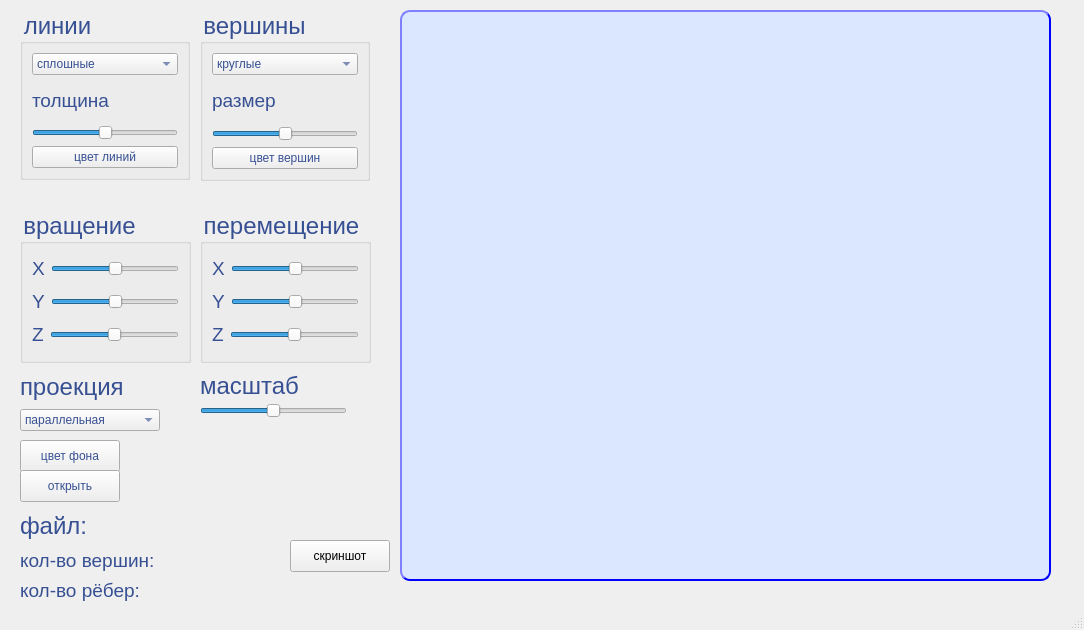
<?xml version="1.0" encoding="UTF-8"?>
<ui version="4.0">
 <class>MainWindow</class>
 <widget class="QMainWindow" name="MainWindow">
  <property name="geometry">
   <rect>
    <x>0</x>
    <y>0</y>
    <width>1084</width>
    <height>630</height>
   </rect>
  </property>
  <property name="windowTitle">
   <string>3DViewer</string>
  </property>
  <widget class="QWidget" name="centralwidget">
   <widget class="Viewer" name="widget" native="true">
    <property name="geometry">
     <rect>
      <x>400</x>
      <y>10</y>
      <width>651</width>
      <height>571</height>
     </rect>
    </property>
    <property name="styleSheet">
     <string notr="true">background-color:rgb(219, 231, 254);
 border-style: outset;
    border-width: 2px;
    border-radius: 10px;
    border-color: blue;</string>
    </property>
   </widget>
   <widget class="QGroupBox" name="groupBox">
    <property name="geometry">
     <rect>
      <x>20</x>
      <y>10</y>
      <width>170</width>
      <height>170</height>
     </rect>
    </property>
    <property name="font">
     <font>
      <pointsize>18</pointsize>
     </font>
    </property>
    <property name="styleSheet">
     <string notr="true">color:rgb(55, 80, 147);</string>
    </property>
    <property name="title">
     <string>линии</string>
    </property>
    <layout class="QVBoxLayout" name="verticalLayout">
     <item>
      <widget class="QComboBox" name="line_type_ui">
       <item>
        <property name="text">
         <string>сплошные</string>
        </property>
       </item>
       <item>
        <property name="text">
         <string>пунктирные</string>
        </property>
       </item>
       <item>
        <property name="text">
         <string>не отображать</string>
        </property>
       </item>
      </widget>
     </item>
     <item>
      <widget class="QLabel" name="label_2">
       <property name="font">
        <font>
         <pointsize>14</pointsize>
        </font>
       </property>
       <property name="text">
        <string>толщина</string>
       </property>
      </widget>
     </item>
     <item>
      <widget class="QSlider" name="thickness">
       <property name="maximum">
        <number>100</number>
       </property>
       <property name="sliderPosition">
        <number>50</number>
       </property>
       <property name="orientation">
        <enum>Qt::Horizontal</enum>
       </property>
      </widget>
     </item>
     <item>
      <widget class="QPushButton" name="line_color">
       <property name="text">
        <string>цвет линий</string>
       </property>
      </widget>
     </item>
    </layout>
   </widget>
   <widget class="QGroupBox" name="groupBox_2">
    <property name="geometry">
     <rect>
      <x>200</x>
      <y>10</y>
      <width>170</width>
      <height>171</height>
     </rect>
    </property>
    <property name="font">
     <font>
      <pointsize>18</pointsize>
     </font>
    </property>
    <property name="styleSheet">
     <string notr="true">color:rgb(55, 80, 147);</string>
    </property>
    <property name="title">
     <string>вершины</string>
    </property>
    <layout class="QVBoxLayout" name="verticalLayout_2">
     <item>
      <widget class="QComboBox" name="point_type_ui">
       <item>
        <property name="text">
         <string>круглые</string>
        </property>
       </item>
       <item>
        <property name="text">
         <string>квадратные</string>
        </property>
       </item>
       <item>
        <property name="text">
         <string>не отображать</string>
        </property>
       </item>
      </widget>
     </item>
     <item>
      <widget class="QLabel" name="label">
       <property name="font">
        <font>
         <pointsize>14</pointsize>
        </font>
       </property>
       <property name="text">
        <string>размер</string>
       </property>
      </widget>
     </item>
     <item>
      <widget class="QSlider" name="point_size_ui">
       <property name="maximum">
        <number>100</number>
       </property>
       <property name="sliderPosition">
        <number>50</number>
       </property>
       <property name="orientation">
        <enum>Qt::Horizontal</enum>
       </property>
      </widget>
     </item>
     <item>
      <widget class="QPushButton" name="point_color">
       <property name="text">
        <string>цвет вершин</string>
       </property>
      </widget>
     </item>
    </layout>
   </widget>
   <widget class="QGroupBox" name="groupBox_3">
    <property name="geometry">
     <rect>
      <x>20</x>
      <y>210</y>
      <width>171</width>
      <height>153</height>
     </rect>
    </property>
    <property name="font">
     <font>
      <pointsize>18</pointsize>
     </font>
    </property>
    <property name="styleSheet">
     <string notr="true">color:rgb(55, 80, 147);</string>
    </property>
    <property name="title">
     <string>вращение</string>
    </property>
    <layout class="QVBoxLayout" name="verticalLayout_3">
     <item>
      <layout class="QHBoxLayout" name="horizontalLayout">
       <item>
        <widget class="QLabel" name="label_3">
         <property name="font">
          <font>
           <pointsize>14</pointsize>
          </font>
         </property>
         <property name="text">
          <string>X</string>
         </property>
        </widget>
       </item>
       <item>
        <widget class="QSlider" name="rotate_x">
         <property name="maximum">
          <number>360</number>
         </property>
         <property name="sliderPosition">
          <number>180</number>
         </property>
         <property name="orientation">
          <enum>Qt::Horizontal</enum>
         </property>
        </widget>
       </item>
      </layout>
     </item>
     <item>
      <layout class="QHBoxLayout" name="horizontalLayout_2">
       <item>
        <widget class="QLabel" name="label_4">
         <property name="font">
          <font>
           <pointsize>14</pointsize>
          </font>
         </property>
         <property name="text">
          <string>Y</string>
         </property>
        </widget>
       </item>
       <item>
        <widget class="QSlider" name="rotate_y">
         <property name="maximum">
          <number>360</number>
         </property>
         <property name="sliderPosition">
          <number>180</number>
         </property>
         <property name="orientation">
          <enum>Qt::Horizontal</enum>
         </property>
        </widget>
       </item>
      </layout>
     </item>
     <item>
      <layout class="QHBoxLayout" name="horizontalLayout_3">
       <item>
        <widget class="QLabel" name="label_5">
         <property name="font">
          <font>
           <pointsize>14</pointsize>
          </font>
         </property>
         <property name="text">
          <string>Z</string>
         </property>
        </widget>
       </item>
       <item>
        <widget class="QSlider" name="rotate_z">
         <property name="maximum">
          <number>360</number>
         </property>
         <property name="sliderPosition">
          <number>180</number>
         </property>
         <property name="orientation">
          <enum>Qt::Horizontal</enum>
         </property>
        </widget>
       </item>
      </layout>
     </item>
    </layout>
   </widget>
   <widget class="QGroupBox" name="groupBox_4">
    <property name="geometry">
     <rect>
      <x>200</x>
      <y>210</y>
      <width>171</width>
      <height>153</height>
     </rect>
    </property>
    <property name="font">
     <font>
      <pointsize>18</pointsize>
     </font>
    </property>
    <property name="styleSheet">
     <string notr="true">color:rgb(55, 80, 147);</string>
    </property>
    <property name="title">
     <string>перемещение</string>
    </property>
    <layout class="QVBoxLayout" name="verticalLayout_4">
     <item>
      <layout class="QHBoxLayout" name="horizontalLayout_4">
       <item>
        <widget class="QLabel" name="label_6">
         <property name="font">
          <font>
           <pointsize>14</pointsize>
          </font>
         </property>
         <property name="text">
          <string>X</string>
         </property>
        </widget>
       </item>
       <item>
        <widget class="QSlider" name="moov_x">
         <property name="minimum">
          <number>-30</number>
         </property>
         <property name="maximum">
          <number>30</number>
         </property>
         <property name="sliderPosition">
          <number>0</number>
         </property>
         <property name="orientation">
          <enum>Qt::Horizontal</enum>
         </property>
        </widget>
       </item>
      </layout>
     </item>
     <item>
      <layout class="QHBoxLayout" name="horizontalLayout_5">
       <item>
        <widget class="QLabel" name="label_7">
         <property name="font">
          <font>
           <pointsize>14</pointsize>
          </font>
         </property>
         <property name="text">
          <string>Y</string>
         </property>
        </widget>
       </item>
       <item>
        <widget class="QSlider" name="moov_y">
         <property name="minimum">
          <number>-30</number>
         </property>
         <property name="maximum">
          <number>30</number>
         </property>
         <property name="sliderPosition">
          <number>0</number>
         </property>
         <property name="orientation">
          <enum>Qt::Horizontal</enum>
         </property>
        </widget>
       </item>
      </layout>
     </item>
     <item>
      <layout class="QHBoxLayout" name="horizontalLayout_6">
       <item>
        <widget class="QLabel" name="label_8">
         <property name="font">
          <font>
           <pointsize>14</pointsize>
          </font>
         </property>
         <property name="text">
          <string>Z</string>
         </property>
        </widget>
       </item>
       <item>
        <widget class="QSlider" name="moov_z">
         <property name="minimum">
          <number>-30</number>
         </property>
         <property name="maximum">
          <number>30</number>
         </property>
         <property name="sliderPosition">
          <number>0</number>
         </property>
         <property name="orientation">
          <enum>Qt::Horizontal</enum>
         </property>
        </widget>
       </item>
      </layout>
     </item>
    </layout>
   </widget>
   <widget class="QLabel" name="label_10">
    <property name="geometry">
     <rect>
      <x>200</x>
      <y>370</y>
      <width>161</width>
      <height>31</height>
     </rect>
    </property>
    <property name="font">
     <font>
      <pointsize>18</pointsize>
     </font>
    </property>
    <property name="styleSheet">
     <string notr="true">color:rgb(55, 80, 147);</string>
    </property>
    <property name="text">
     <string>масштаб</string>
    </property>
   </widget>
   <widget class="QSlider" name="scale">
    <property name="geometry">
     <rect>
      <x>200</x>
      <y>400</y>
      <width>147</width>
      <height>22</height>
     </rect>
    </property>
    <property name="maximum">
     <number>100</number>
    </property>
    <property name="sliderPosition">
     <number>50</number>
    </property>
    <property name="orientation">
     <enum>Qt::Horizontal</enum>
    </property>
   </widget>
   <widget class="QPushButton" name="bg_color">
    <property name="geometry">
     <rect>
      <x>20</x>
      <y>440</y>
      <width>100</width>
      <height>32</height>
     </rect>
    </property>
    <property name="styleSheet">
     <string notr="true">color:rgb(55, 80, 147);</string>
    </property>
    <property name="text">
     <string>цвет фона</string>
    </property>
   </widget>
   <widget class="QPushButton" name="open_button">
    <property name="geometry">
     <rect>
      <x>20</x>
      <y>470</y>
      <width>100</width>
      <height>32</height>
     </rect>
    </property>
    <property name="styleSheet">
     <string notr="true">color:rgb(55, 80, 147);</string>
    </property>
    <property name="text">
     <string>открыть</string>
    </property>
   </widget>
   <widget class="QLabel" name="label_11">
    <property name="geometry">
     <rect>
      <x>20</x>
      <y>510</y>
      <width>71</width>
      <height>31</height>
     </rect>
    </property>
    <property name="font">
     <font>
      <pointsize>18</pointsize>
     </font>
    </property>
    <property name="styleSheet">
     <string notr="true">color:rgb(55, 80, 147);</string>
    </property>
    <property name="text">
     <string>файл:</string>
    </property>
   </widget>
   <widget class="QLabel" name="label_12">
    <property name="geometry">
     <rect>
      <x>20</x>
      <y>550</y>
      <width>141</width>
      <height>21</height>
     </rect>
    </property>
    <property name="font">
     <font>
      <pointsize>14</pointsize>
     </font>
    </property>
    <property name="styleSheet">
     <string notr="true">color:rgb(55, 80, 147);</string>
    </property>
    <property name="text">
     <string>кол-во вершин:</string>
    </property>
   </widget>
   <widget class="QLabel" name="label_13">
    <property name="geometry">
     <rect>
      <x>20</x>
      <y>580</y>
      <width>131</width>
      <height>21</height>
     </rect>
    </property>
    <property name="font">
     <font>
      <pointsize>14</pointsize>
     </font>
    </property>
    <property name="styleSheet">
     <string notr="true">color:rgb(55, 80, 147);</string>
    </property>
    <property name="text">
     <string>кол-во рёбер:</string>
    </property>
   </widget>
   <widget class="QLabel" name="file_name">
    <property name="geometry">
     <rect>
      <x>100</x>
      <y>510</y>
      <width>281</width>
      <height>31</height>
     </rect>
    </property>
    <property name="text">
     <string/>
    </property>
    <property name="wordWrap">
     <bool>true</bool>
    </property>
   </widget>
   <widget class="QLabel" name="count_point">
    <property name="geometry">
     <rect>
      <x>170</x>
      <y>550</y>
      <width>101</width>
      <height>21</height>
     </rect>
    </property>
    <property name="text">
     <string/>
    </property>
   </widget>
   <widget class="QLabel" name="count_line">
    <property name="geometry">
     <rect>
      <x>160</x>
      <y>580</y>
      <width>101</width>
      <height>21</height>
     </rect>
    </property>
    <property name="text">
     <string/>
    </property>
   </widget>
   <widget class="QWidget" name="layoutWidget">
    <property name="geometry">
     <rect>
      <x>20</x>
      <y>370</y>
      <width>140</width>
      <height>61</height>
     </rect>
    </property>
    <layout class="QVBoxLayout" name="verticalLayout_5">
     <item>
      <widget class="QLabel" name="label_9">
       <property name="font">
        <font>
         <pointsize>18</pointsize>
        </font>
       </property>
       <property name="styleSheet">
        <string notr="true">color:rgb(55, 80, 147);</string>
       </property>
       <property name="text">
        <string>проекция</string>
       </property>
      </widget>
     </item>
     <item>
      <widget class="QComboBox" name="projection">
       <property name="styleSheet">
        <string notr="true">color:rgb(55, 80, 147);</string>
       </property>
       <item>
        <property name="text">
         <string>параллельная</string>
        </property>
       </item>
       <item>
        <property name="text">
         <string>центральная</string>
        </property>
       </item>
      </widget>
     </item>
    </layout>
   </widget>
   <widget class="QPushButton" name="screenshot">
    <property name="geometry">
     <rect>
      <x>290</x>
      <y>540</y>
      <width>100</width>
      <height>32</height>
     </rect>
    </property>
    <property name="text">
     <string>скриншот</string>
    </property>
   </widget>
  </widget>
  <widget class="QStatusBar" name="statusbar"/>
 </widget>
 <customwidgets>
  <customwidget>
   <class>Viewer</class>
   <extends>QWidget</extends>
   <header>viewer.h</header>
   <container>1</container>
  </customwidget>
 </customwidgets>
 <resources/>
 <connections/>
</ui>
